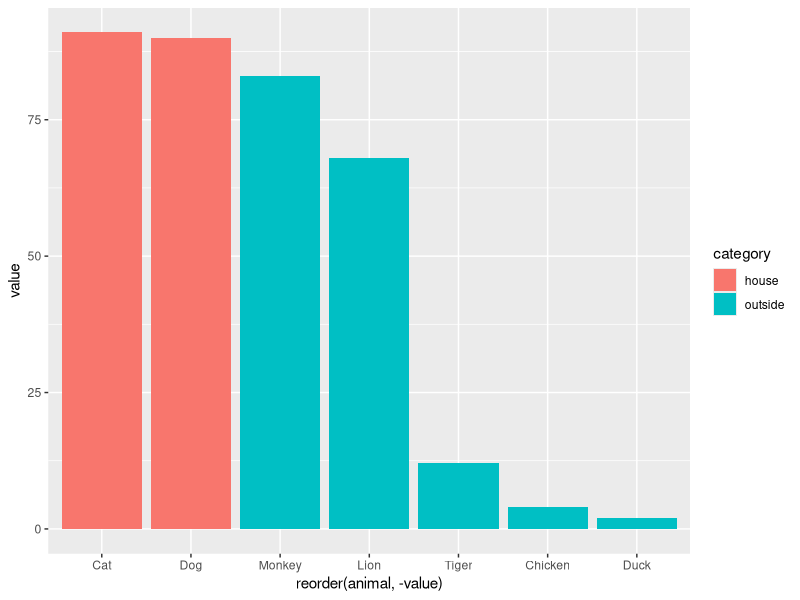
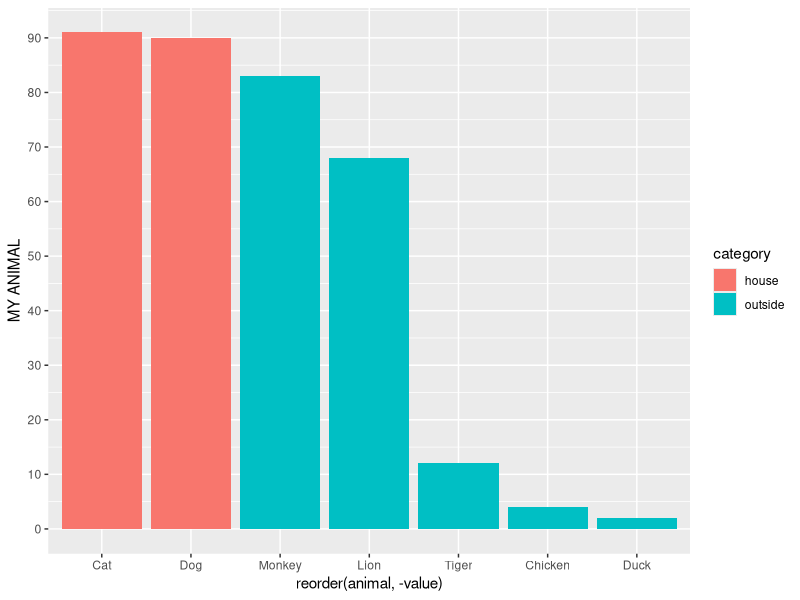
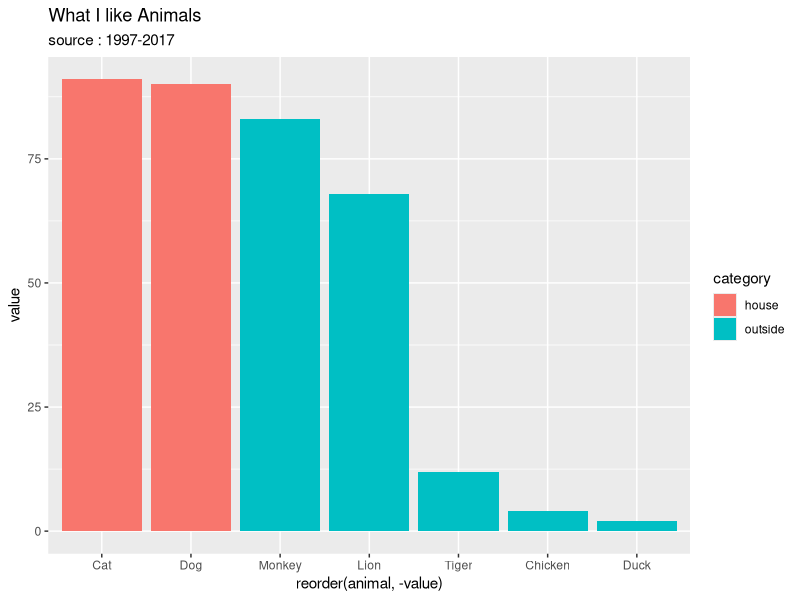
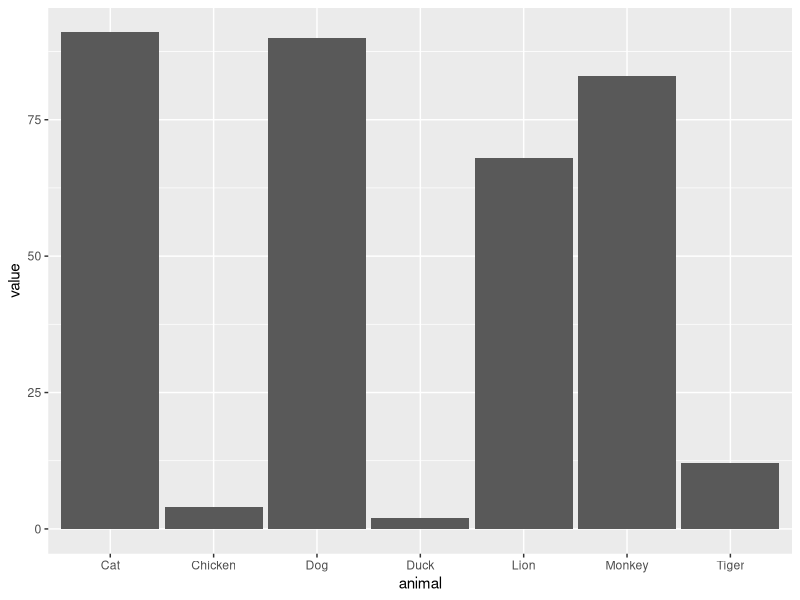
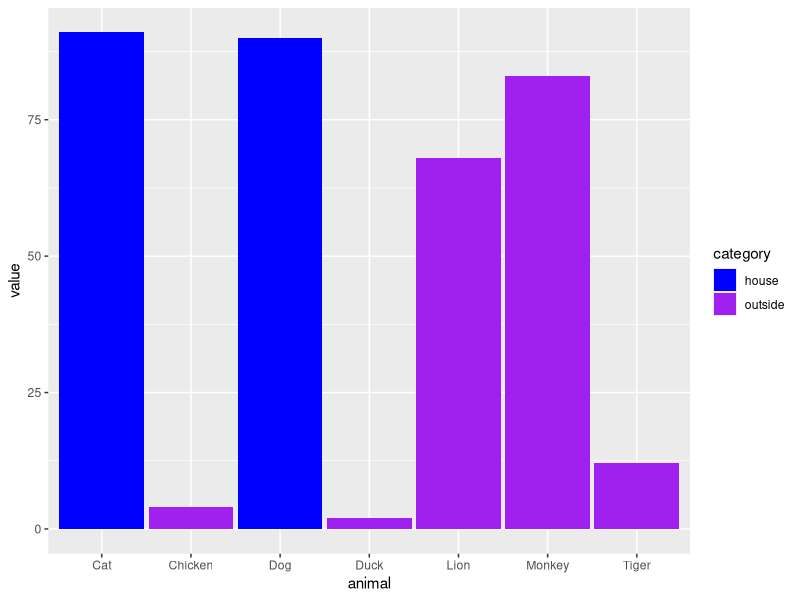
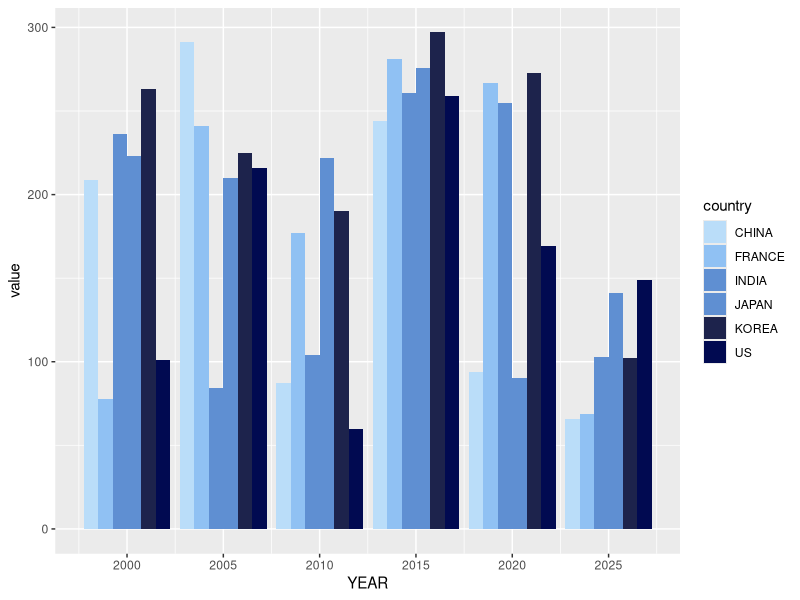

Reproduce these figures in R, in order. (Note: this script raises an error after producing the figures.)
# library needed
library(tidyverse)
library(stringr)
library(ggrepel)
#--------------------------------------------------
# R ggplot2 + Guide to Information Graphics (WSK)
#--------------------------------------------------

#sample data set1
animal <- c("Dog", "Cat", "Monkey", "Chicken", "Duck", "Tiger", "Lion")
value <- sample(100, length(animal), replace = TRUE)
category <- c("house", "house", "outside", "outside", "outside", "outside", "outside")
myanimal <- data.frame(animal, value, category)

#sample data set2
year <- seq(1990, 2017, 5)
year <- rep(year, 6)
year <- sort(year)
year
price <- sample(100, length(year), replace = TRUE)
price <- rep(price, 6)

company <- c("KOREA", "USA", "CHINA", "JAPAN", "INDIA", "FRANCE")
company <- rep(company, 6)

label <- rep(c(1,2,2,2,2,2),6)
stocks <- data.frame(year, price, company,label)
dim(stocks)

#~~~~~~~~~~~~~~~~~~~~~~~~~~~~~~~~~~
# basic bar chart
#~~~~~~~~~~~~~~~~~~~~~~~~~~~~~~~~~~
basic.bar <- ggplot(myanimal, aes(x= reorder(animal, -value), y=value, fill=category)) + 
  geom_bar(stat = "identity")

# y축 scale 범위 조정
basic.bar + ylim(0, max(myanimal$value)) #기본적으로 ggplot2에선 y값의 최대값을 잡는다

# y축 scale 범위 조정 및 ticks 조절 (y 범위 조절의 다른 방법)
# scale_y_continous 함수 안에서 많은 것들을 컨트롤 할 수 있음
basic.bar + scale_y_continuous(breaks = seq(0, max(myanimal$value), 10), # for ticks
                               limits = c(0, max(myanimal$value)), # for range yAxis
                               name = "MY ANIMAL", # name of yAxis
                               position = "left") # yAxis position left(default) or right

# title of chart
basic.bar + ggtitle("What I like Animals", "source : 1997-2017") # main, sub title

# Bar width
ggplot(myanimal, aes(x= animal, y=value)) + 
  geom_bar(stat = "identity", width = 0.95) # width default 0.9

# Manual Colors (fill인지 colour인지 구별잘할것!) 
ggplot(myanimal, aes(x= animal, y=value, fill=category)) + 
  geom_bar(stat = "identity", width = 0.95) +
  scale_fill_manual(values = c("blue", "purple"))

#~~~~~~~~~~~~~~~~~~~~~~~~~~~~~~~~~~
# Group Bar Chart
#~~~~~~~~~~~~~~~~~~~~~~~~~~~~~~~~~~
country <- read_csv("group_bar.csv")
head(country)

ggplot(country, aes(x=year, y=value, fill=country)) +
  geom_bar(stat = "identity", position = "dodge") +
  scale_x_continuous(name = "YEAR", 
                     breaks = seq(min(country$year), max(country$year), 5)) + 
  scale_fill_manual(values = c("#BADDF9","#90C1F3", "#5F8FD2", "#5F8FD2", "#1D234C", "#010A51"))


#~~~~~~~~~~~~~~~~~~~~~~~~~~~~~~~~~~
# Line Chart
#~~~~~~~~~~~~~~~~~~~~~~~~~~~~~~~~~~

stocks$label <- as.character(stocks$label) #숫자형은 scale이 잡히기 때문에

View(stocks)
ggplot(stocks, aes(x=year, y=price, group=company, color = label, label = price)) + 
  geom_line(stat = "identity", size = 0.8) + 
  scale_y_continuous(name = "Stocks in Yeowoon",
                     breaks = seq(0, max(stocks$price), 10),
                     limits = c(0,100)) +
  theme(legend.position = "top") +
  scale_color_manual(values = c("#F95A45", "#3AB782")) +
  ggtitle(label = "연도별 주식 거래량", subtitle = "source : 한국내맘대로연구소") + #제목과 부제
  ylab("주식량") + #scale_y_continous에서 y축 라벨 변경 가능
  xlab("연도별 변화") +
  geom_label() +
  theme_woons()


